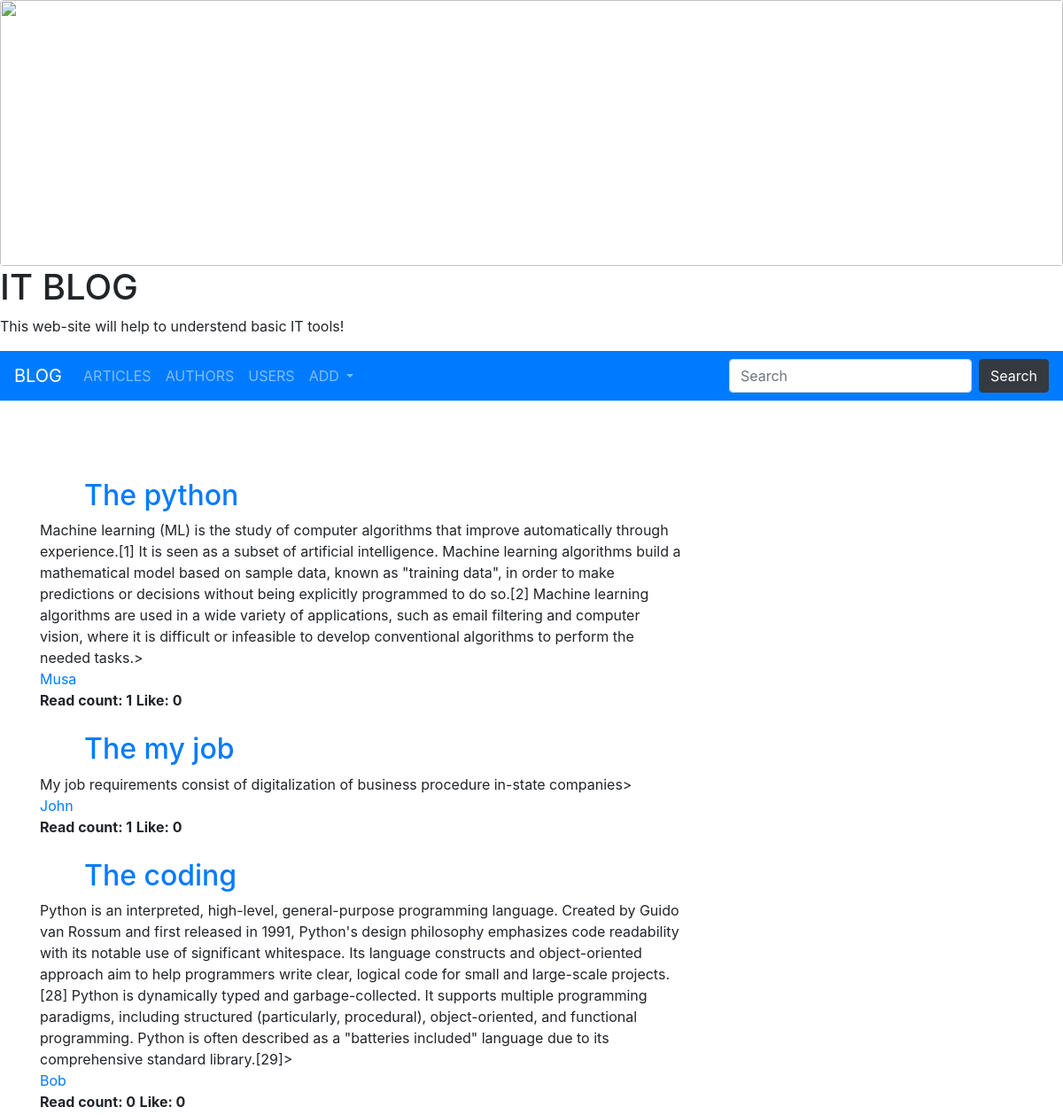
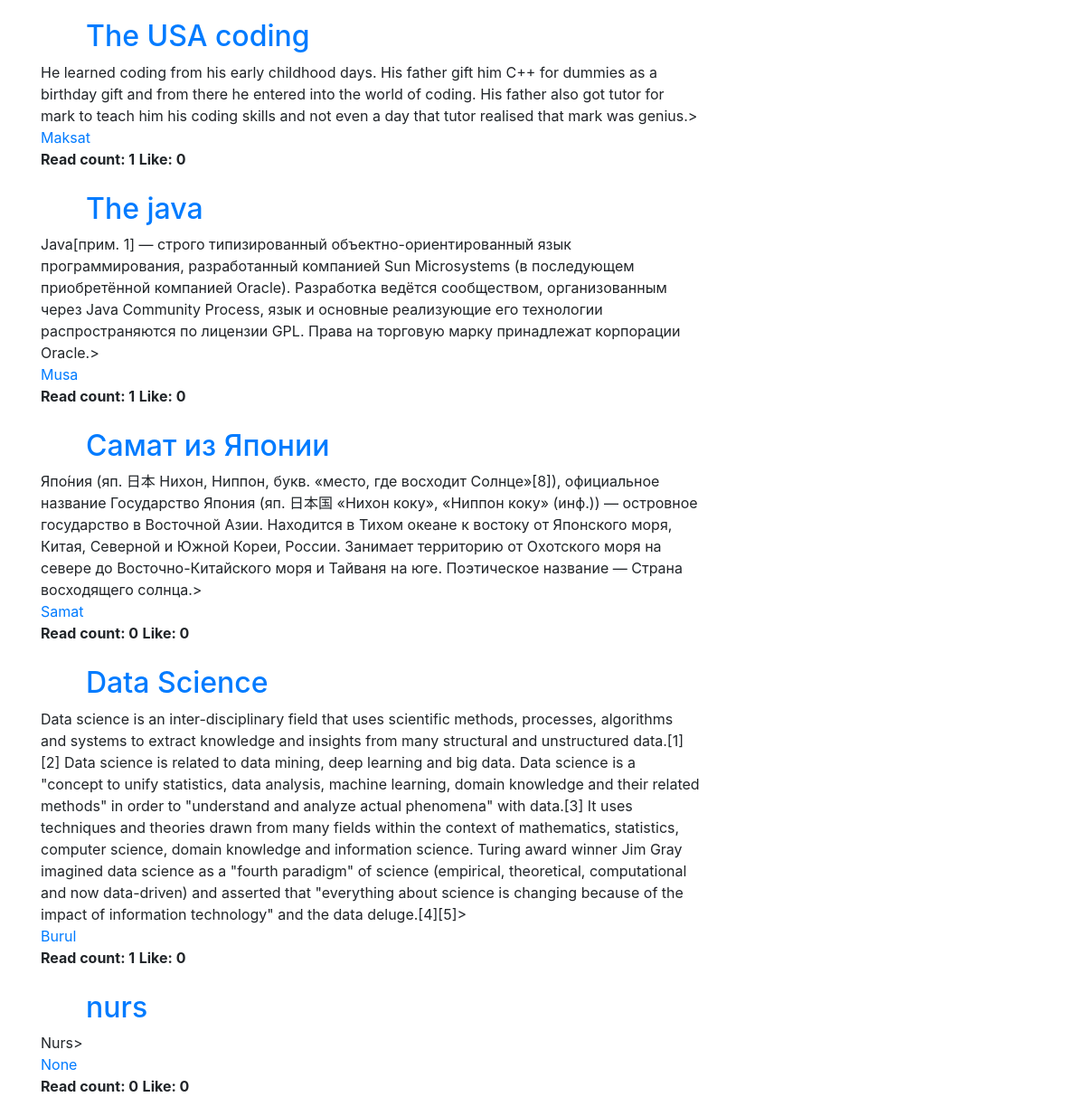
The page / on the database its author committed (2 pictures, top to bottom).
### article/models.py (models this page shows, shortened)
class Article(models.Model):
    title = models.CharField(max_length=255)
    text = models.TextField()
    likes = models.IntegerField(default=0)
    active = models.BooleanField(default=True)
    author = models.ForeignKey( to='Author',
                                on_delete=models.CASCADE,
                                related_name="articles",
                                null=True,
                                blank=True )
    readers = models.ManyToManyField(   to=User,
                                        related_name="article",
                                        null=True,
                                        blank=True)
    publication_date = models.DateTimeField(auto_now_add=True)
    update_date = models.DateTimeField(auto_now=True)
    picture = models.ImageField(null=True, blank=True, upload_to="articles/" + datetime.today().strftime("%Y%m%d"))
    dislake = models.IntegerField(default=0)
    views = models.IntegerField(default=0)
    reposts = models.IntegerField(default=0)
    tag = models.ManyToManyField("Tag", blank=True, related_name="article")
    class Meta:
        verbose_name = "Статью"
        verbose_name_plural = "Статьи"

class Author(models.Model):
    name = models.CharField(max_length=255)
    photo = models.ImageField(upload_to= "author_photo", null=True, blank=True)
    user = models.OneToOneField(to=User, on_delete=models.SET_NULL, related_name="author",
    null=True, blank=True)
    def __str__(self):
        return self.name
    class Meta:
        verbose_name = "Автора"
        verbose_name_plural = "Автор"

### article/views.py (the view)
# urls.py: path("", homepage, name="homepage"),
def homepage(request):
    if request.method == 'POST':
        key = request.POST.get("key_word")
        articles = Article.objects.filter(active=True).filter(title__contains=key) | Article.objects.filter(active=True).filter(text__contains=key) | Article.objects.filter(active=True).filter(author__name__contains=key) | Article.objects.filter(active=True).filter(comments__text__contains=key)
    else:
        if "key_word" in request.GET:
            key =request.GET.get("key_word")
            articles = Article.objects.filter(active=True).order_by("title")
        else:
            articles = Article.objects.filter(active=True)
    return render(request, "article/homepage.html",
    {"articles":articles})

### article/templates/article/homepage.html
{% extends 'base.html' %}
{% block content %}
<div class="container" style="margin-top:40px">
<div class="row">
<div class="col-sm-8">
    {% for a in articles %}
<div>
    <br>
    <h2>
        <a href="{% url 'article' a.id %}">
        {{ a.title }}</a>
    </h2>
        <div>{{ a.text}}>
        </div>
    <div>
        <a href="{% url 'authors' %}">{{ a.author }}</a>
    </div>
    <b>Read count: {{ a.readers.count }}</b>
    <b>Like: {{ a.likes }}</b>
    {% endfor %}
{% endblock %}

### static/main.css (style rules this page uses)
h2 { color: black; text-decoration: none; }
h2 { margin-left: 50px; }

### rows shown on the page
Article: title "The python", text "Machine learning (ML) is the study of computer algorithms that improve automatically through experience.[1] It is seen as a subset of artificial intelligence. Machine learning algorithms build a mathematical model based on sample data, known as \"training data\", in order to make predictions or decisions without being explicitly programmed to do so.[2] Machine learning algorithms are used in a wide variety of applications, such as email filtering and computer vision, where it is difficult or infeasible to develop conventional algorithms to perform the needed tasks.", author "Musa", readers.count "1", likes "0"
Article: title "The my job", text "My job requirements consist of digitalization of business procedure in-state companies", author "John", readers.count "1", likes "0"
Article: title "The coding", text "Python is an interpreted, high-level, general-purpose programming language. Created by Guido van Rossum and first released in 1991, Python's design philosophy emphasizes code readability with its notable use of significant whitespace. Its language constructs and object-oriented approach aim to help programmers write clear, logical code for small and large-scale projects.[28] Python is dynamically typed and garbage-collected. It supports multiple programming paradigms, including structured (particularly, procedural), object-oriented, and functional programming. Python is often described as a \"batteries included\" language due to its comprehensive standard library.[29]", author "Bob", readers.count "0", likes "0"
Article: title "The USA coding", text "He learned coding from his early childhood days. His father gift him C++ for dummies as a birthday gift and from there he entered into the world of coding. His father also got tutor for mark to teach him his coding skills and not even a day that tutor realised that mark was genius.", author "Maksat", readers.count "1", likes "0"
Article: title "The java", text "Java[прим. 1] — строго типизированный объектно-ориентированный язык программирования, разработанный компанией Sun Microsystems (в последующем приобретённой компанией Oracle). Разработка ведётся сообществом, организованным через Java Community Process, язык и основные реализующие его технологии распространяются по лицензии GPL. Права на торговую марку принадлежат корпорации Oracle.", author "Musa", readers.count "1", likes "0"
Article: title "Самат из Японии", text "Япо́ния (яп. 日本 Нихон, Ниппон, букв. «место, где восходит Солнце»[8]), официальное название Государство Япония (яп. 日本国 «Нихон коку», «Ниппон коку» (инф.)) — островное государство в Восточной Азии. Находится в Тихом океане к востоку от Японского моря, Китая, Северной и Южной Кореи, России. Занимает территорию от Охотского моря на севере до Восточно-Китайского моря и Тайваня на юге. Поэтическое название — Страна восходящего солнца.", author "Samat", readers.count "0", likes "0"
Article: title "Data Science", text "Data science is an inter-disciplinary field that uses scientific methods, processes, algorithms and systems to extract knowledge and insights from many structural and unstructured data.[1][2] Data science is related to data mining, deep learning and big data. Data science is a \"concept to unify statistics, data analysis, machine learning, domain knowledge and their related methods\" in order to \"understand and analyze actual phenomena\" with data.[3] It uses techniques and theories drawn from many fields within the context of mathematics, statistics, computer science, domain knowledge and information science. Turing award winner Jim Gray imagined data science as a \"fourth paradigm\" of science…", author "Burul", readers.count "1", likes "0"
Article: title "nurs", text "Nurs", author "None", readers.count "0", likes "0"
